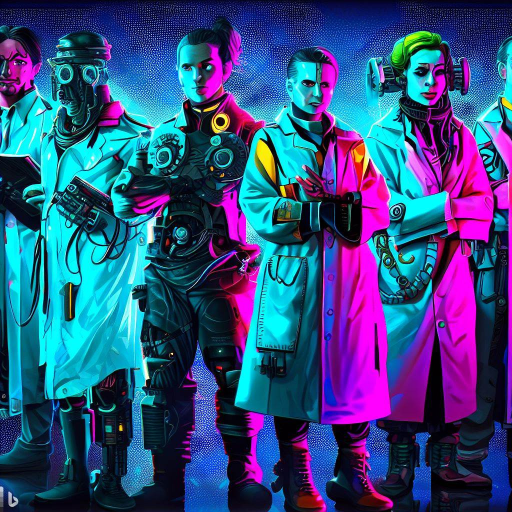
#> input picture assets/contributors.jpg, 1024 x 1024 px, given in place of the camera (shown at 1/2 size)
$ python webcam_tracking.py
#> lines starting #> are read from the running program, lines starting #| are printed output that depends on the picture; after the words box and inside, x2 and y2 are one past the last pixel; in counts of white or black regions, pixels touching at a corner belong together
from __future__ import print_function # Python 2/3 compatibility
import cv2 # Import the OpenCV library
import numpy as np # Import Numpy library
import matplotlib.pyplot as plt

def main():
    """
    Main method of the program.
    """

    # Create a VideoCapture object
    cap = cv2.VideoCapture(0)

    # Create the background subtractor object
    # Use the last 700 video frames to build the background
    back_sub = cv2.createBackgroundSubtractorMOG2(history=700,
        varThreshold=100, detectShadows=True)

    # Create kernel for morphological operation
    # You can tweak the dimensions of the kernel
    # e.g. instead of 20,20 you can try 30,30.
    kernel = np.ones((2,2),np.uint8)
    XARRAY=[]
    YARRAY=[]
    while(True):

        # Capture frame-by-frame
        # This method returns True/False as well
        # as the video frame.
        ret, frame = cap.read()
#> frame is the input picture: shape (1024, 1024, 3); mean B, G, R 126.9, 76.2, 50.1

        # Use every frame to calculate the foreground mask and update
        # the background
        fg_mask = back_sub.apply(frame)
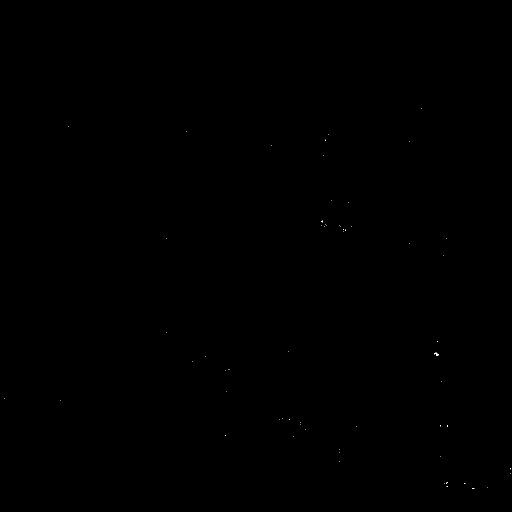
#> fg_mask: shape (1024, 1024) (shown at 1/2 size); values 127 (black) and 255 (white), 0.01% white in thin lines or dots, all inside (x1, y1, x2, y2) = (8, 217, 1022, 977)

        # Close dark gaps in foreground object using closing
        fg_mask = cv2.morphologyEx(fg_mask, cv2.MORPH_CLOSE, kernel)
#> fg_mask: shape (1024, 1024); values 127 (black) and 255 (white), 0.01% white in thin lines or dots, all inside (x1, y1, x2, y2) = (9, 218, 1023, 978)

        # Remove salt and pepper noise with a median filter
        fg_mask = cv2.medianBlur(fg_mask, 5)
#> fg_mask: shape (1024, 1024); values 127 (black) and 255 (white), 0% white in thin lines or dots, all inside (x1, y1, x2, y2) = (873, 707, 878, 713)

        # Threshold the image to make it either black or white
        _, fg_mask = cv2.threshold(fg_mask,127,255,cv2.THRESH_BINARY)

        # Find the index of the largest contour and draw bounding box
        fg_mask_bb = fg_mask
        contours, hierarchy = cv2.findContours(fg_mask_bb,cv2.RETR_TREE,cv2.CHAIN_APPROX_SIMPLE)[-2:]
#> contours = 1 item
        areas = [cv2.contourArea(c) for c in contours]
#> areas = [11]

        # If there are no countours
        if len(areas) < 1:

            # Display the resulting frame
            cv2.imshow('frame',frame)

            # If "q" is pressed on the keyboard,
            # exit this loop
            if cv2.waitKey(1) & 0xFF == ord('q'):
                break

            # Go to the top of the while loop
            continue

        else:
            # Find the largest moving object in the image
            max_index = np.argmax(areas)
#> max_index = 0

        # Draw the bounding box
        cnt = contours[max_index]
#> cnt = [[874, 707], [873, 708], [873, 710], [875, 712], [877, 710]]
        x,y,w,h = cv2.boundingRect(cnt)
#> x = 873; y = 707; w = 5; h = 6
        cv2.rectangle(frame,(x,y),(x+w,y+h),(0,255,0),3)
#> frame: shape (1024, 1024, 3); 0.01% of pixels changed, all inside (x1, y1, x2, y2) = (871, 705, 881, 716)

        # Draw circle in the center of the bounding box
        x2 = x + int(w/2)
#> x2 = 875
        y2 = y + int(h/2)
#> y2 = 710
        cv2.circle(frame,(x2,y2),4,(0,255,0),-1)


        XARRAY.append(x2)
        YARRAY.append(y2)
        # Print the centroid coordinates (we'll use the center of the
        # bounding box) on the image
        text = "x: " + str(x2) + ", y: " + str(y2)
#> text = 'x: 875, y: 710'
        cv2.putText(frame, text, (x2 - 10, y2 - 10),
            cv2.FONT_HERSHEY_SIMPLEX, 0.5, (0, 255, 0), 2)
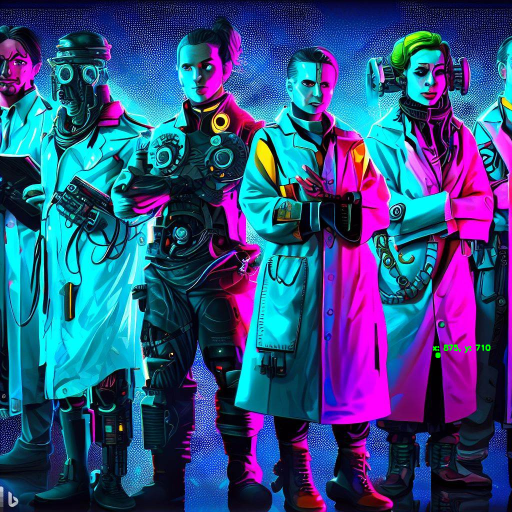
#> frame: shape (1024, 1024, 3) (shown at 1/2 size); mean B, G, R 126.8, 76.4, 50

        # Display the resulting frame
        cv2.imshow('frame',frame)

        # If "q" is pressed on the keyboard,
        # exit this loop
        if cv2.waitKey(1) & 0xFF == ord('q'):
#> (key q is pressed here)
            break


    # Close down the video stream
    cap.release()
    cv2.destroyAllWindows()
    return XARRAY, YARRAY

if __name__ == '__main__':
    print(__doc__)
    XARRAY, YARRAY=main()
#> XARRAY = [875]; YARRAY = [710]

    plt.figure(figsize=(10,5))

    plt.subplot(2,1,1)
    plt.xlabel('Time interval')
    plt.ylabel('Magnitude of position')
    plt.title('Wind Turbine blade movement over time')
    plt.plot(YARRAY)

    plt.subplot(2,1,2)
    plt.xlabel('Time interval')
    plt.ylabel('Magnitude of position')
    plt.title('Wind Turbine blade movement over time')
    plt.plot(YARRAY)

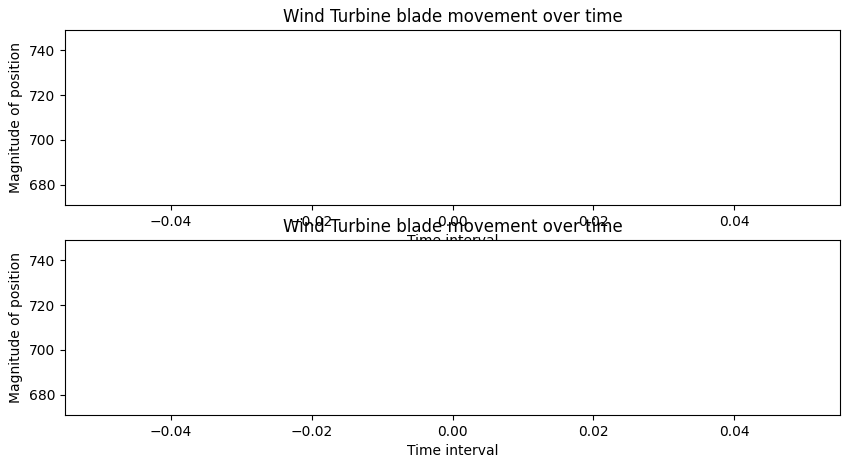
#> figure drawn by matplotlib, 2 panels
